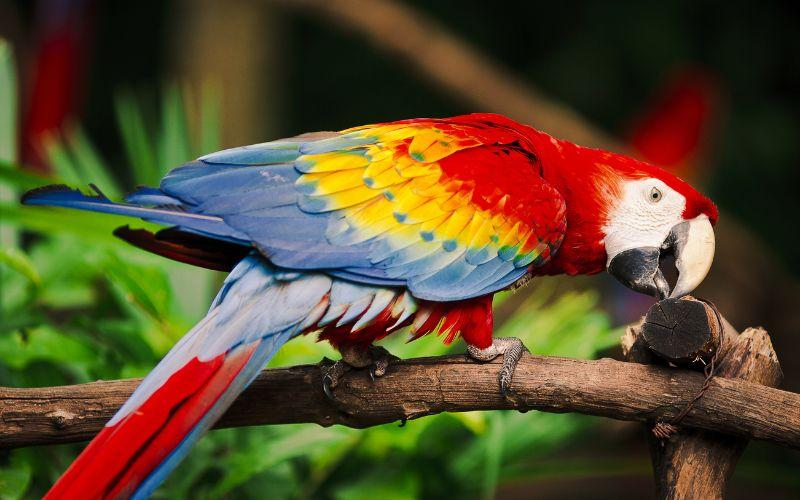
#> input picture 2025-10-05_taller_cv_3d/assets/4/Guacamaya.jpg, 800 x 500 px, found by its file name
$ jupyter execute ejercicio_4_matriz_pixeles.ipynb
#> lines starting #> are read from the running program, lines starting #| are printed output that depends on the picture; after the words box and inside, x2 and y2 are one past the last pixel; in counts of white or black regions, pixels touching at a corner belong together
## Ejercicio 4 — Imagen = Matriz

### Cargar imagen

[cell 1]
import cv2
import numpy as np
import matplotlib.pyplot as plt

# === Paso 1: Cargar imagen ===
img = cv2.imread('/content/Guacamaya.jpg')
#> img is the input picture: shape (500, 800, 3); mean B, G, R 44.9, 74.4, 87.9

# Verificar carga
if img is None:
    print("Error: no se pudo cargar la imagen.")
else:
    # Convertir de BGR (OpenCV) a RGB (matplotlib)
    img_rgb = cv2.cvtColor(img, cv2.COLOR_BGR2RGB)

    plt.imshow(img_rgb)
    plt.title('Imagen original')
    plt.axis('off')
    plt.show()

# === Paso 2: Separar canales RGB ===
b, g, r = cv2.split(img)
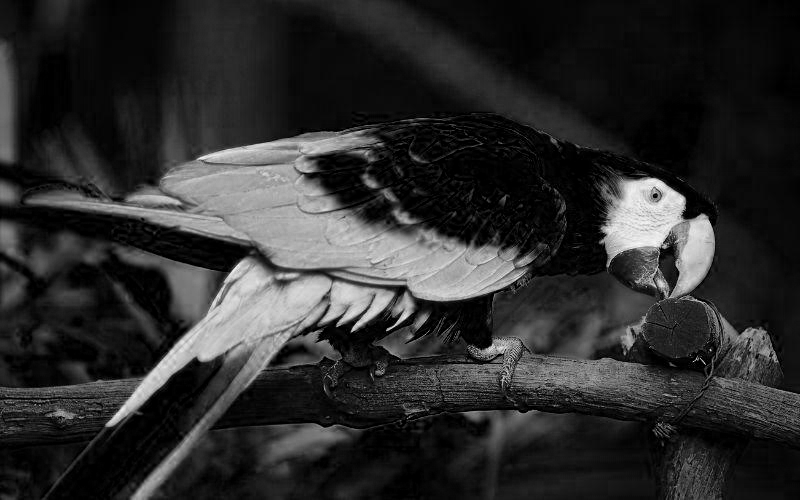
#> b: shape (500, 800); min 0, max 255, mean 44.9
plt.figure(figsize=(12,4))
plt.subplot(1,3,1)
plt.imshow(r, cmap='gray')
plt.title('Canal Rojo (R)')
plt.axis('off')

plt.subplot(1,3,2)
plt.imshow(g, cmap='gray')
plt.title('Canal Verde (G)')
plt.axis('off')

plt.subplot(1,3,3)
plt.imshow(b, cmap='gray')
plt.title('Canal Azul (B)')
plt.axis('off')
plt.show()

# === Paso 3: Convertir a HSV y separar canales ===
hsv = cv2.cvtColor(img, cv2.COLOR_BGR2HSV)
#> hsv: shape (500, 800, 3); mean H, S, V 44.5, 155.1, 103.1
h, s, v = cv2.split(hsv)
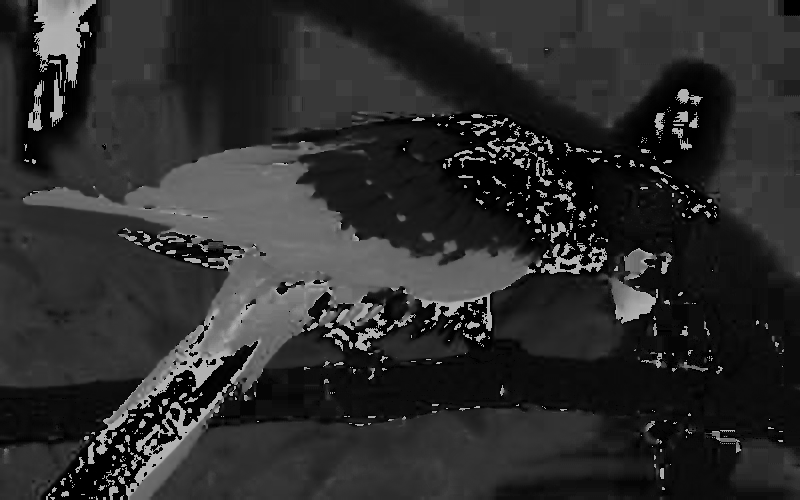
#> h: shape (500, 800); min 0, max 179, mean 44.5
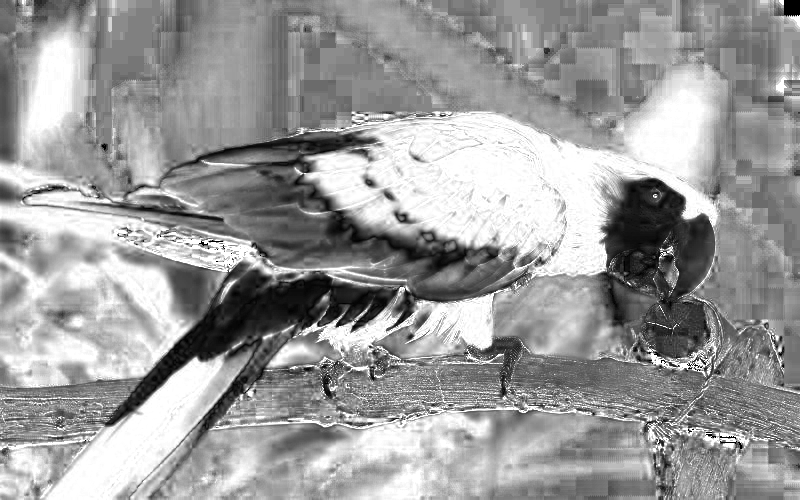
#> s: shape (500, 800); min 0, max 255, mean 155.1
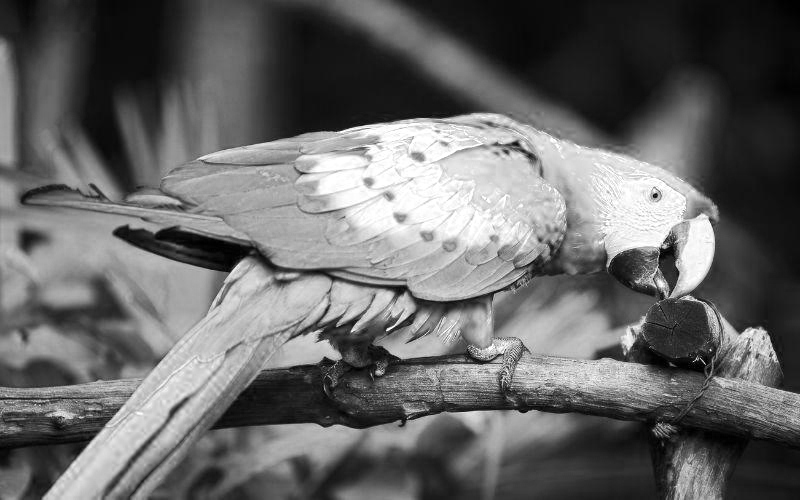
#> v: shape (500, 800); min 0, max 255, mean 103.1

plt.figure(figsize=(12,4))
plt.subplot(1,3,1)
plt.imshow(h, cmap='gray')
plt.title('Canal H (Hue)')
plt.axis('off')

plt.subplot(1,3,2)
plt.imshow(s, cmap='gray')
plt.title('Canal S (Saturación)')
plt.axis('off')

plt.subplot(1,3,3)
plt.imshow(v, cmap='gray')
plt.title('Canal V (Valor)')
plt.axis('off')
plt.show()

### Edición de regiones por slicing

Basicamente es moverla como una matriz

[cell 2]
# Creamos una copia de la imagen original
editada = img.copy()

# Definimos una región (por ejemplo, un cuadrado en el centro)
alto, ancho = editada.shape[:2]
#> alto = 500; ancho = 800
x1, y1 = ancho//4, alto//4
#> x1 = 200; y1 = 125
x2, y2 = x1 + ancho//4, y1 + alto//4
#> x2 = 400; y2 = 250

# Cambiamos el color de esa región a rojo puro
editada[y1:y2, x1:x2] = [0, 0, 255]  # En formato BGR
#> editada: shape (500, 800, 3); 6.25% of pixels changed, all inside (x1, y1, x2, y2) = (200, 125, 400, 250)

# Copiamos esa región y la pegamos en otra zona
region = img[y1:y2, x1:x2]
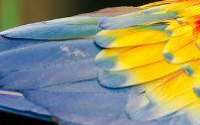
#> region: shape (125, 200, 3); mean B, G, R 111.3, 145.6, 143.9
editada[10:10+(y2-y1), 10:10+(x2-x1)] = region  # Copiar arriba a la izquierda
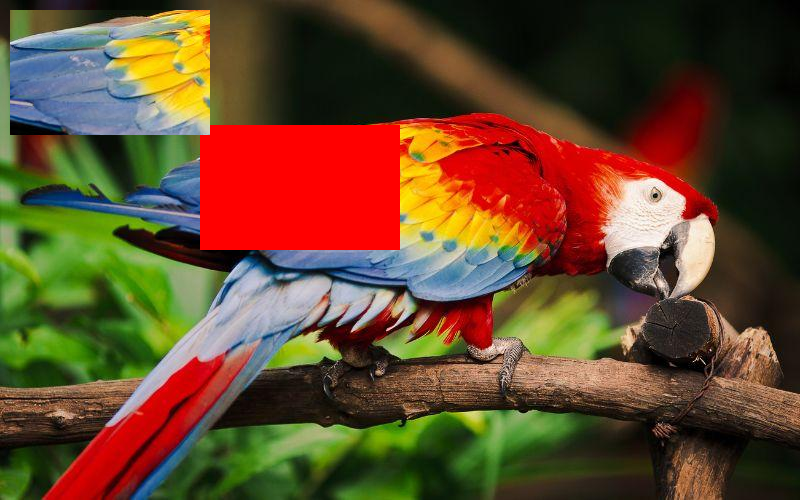
#> editada: shape (500, 800, 3); mean B, G, R 43.8, 72.3, 100.9

# Mostrar comparación antes y después
img_rgb = cv2.cvtColor(img, cv2.COLOR_BGR2RGB)
editada_rgb = cv2.cvtColor(editada, cv2.COLOR_BGR2RGB)

plt.figure(figsize=(10,5))
plt.subplot(1,2,1)
plt.imshow(img_rgb)
plt.title('Original')
plt.axis('off')

plt.subplot(1,2,2)
plt.imshow(editada_rgb)
plt.title('Editada (slicing)')
plt.axis('off')
plt.show()

### Histograma de intensidades

[cell 3]
# Convertir imagen a escala de grises
gris = cv2.cvtColor(img, cv2.COLOR_BGR2GRAY)
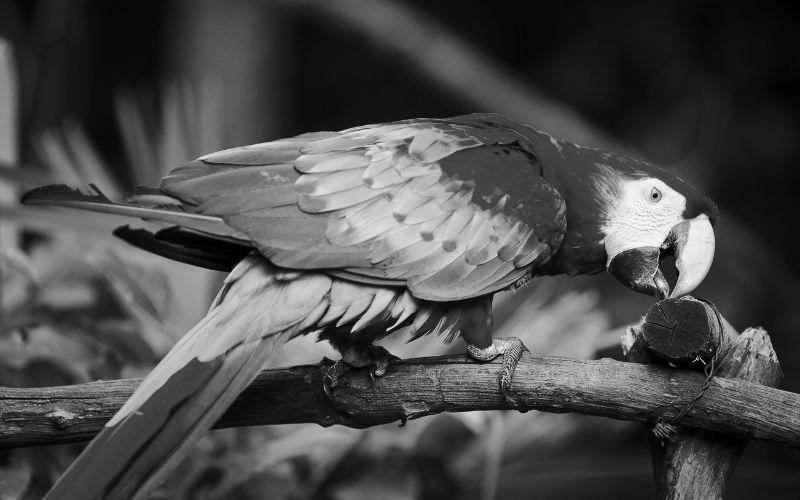
#> gris: shape (500, 800); min 0, max 253, mean 75.1

# Calcular histograma (256 bins, rango de 0 a 256)
hist = cv2.calcHist([gris], [0], None, [256], [0,256])
#> hist = 256 values, max 10058 at index 16, min 0 at index 254, mean 1562.5

# Mostrar histograma
plt.figure(figsize=(10,4))
plt.plot(hist, color='black')
plt.title('Histograma de intensidades (imagen original)')
plt.xlabel('Valor de intensidad')
plt.ylabel('Frecuencia')
plt.grid(True)
plt.show()
#> figure, not shown here; curve peaks at x = 16, y = 10058

El histograma dice que hay mas zonas sombreadas en la imagen

### Brillo y contraste

[cell 4]
# Parámetros
alpha = 1.3  # Contraste (1.0 = sin cambio, >1 = más contraste)
beta = 40    # Brillo (0 = sin cambio, >0 = más brillante)

# Aplicar el ajuste
ajustada = cv2.convertScaleAbs(img, alpha=alpha, beta=beta)
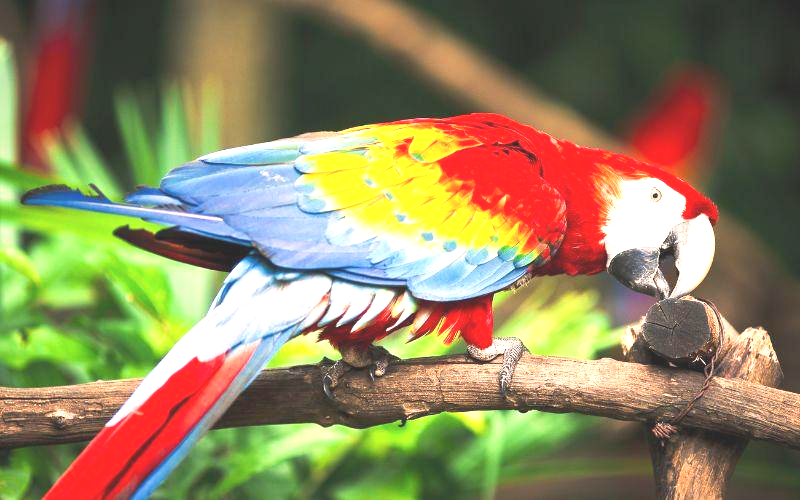
#> ajustada: shape (500, 800, 3); mean B, G, R 96, 132.8, 143.9

# Convertir a RGB para mostrar correctamente
img_rgb = cv2.cvtColor(img, cv2.COLOR_BGR2RGB)
ajustada_rgb = cv2.cvtColor(ajustada, cv2.COLOR_BGR2RGB)

# Mostrar comparación
plt.figure(figsize=(10,5))
plt.subplot(1,2,1)
plt.imshow(img_rgb)
plt.title('Original')
plt.axis('off')

plt.subplot(1,2,2)
plt.imshow(ajustada_rgb)
plt.title(f'Ajuste: Contraste={alpha}, Brillo={beta}')
plt.axis('off')
plt.show()

# Mostrar histogramas comparativos
gris_original = cv2.cvtColor(img, cv2.COLOR_BGR2GRAY)
gris_ajustada = cv2.cvtColor(ajustada, cv2.COLOR_BGR2GRAY)
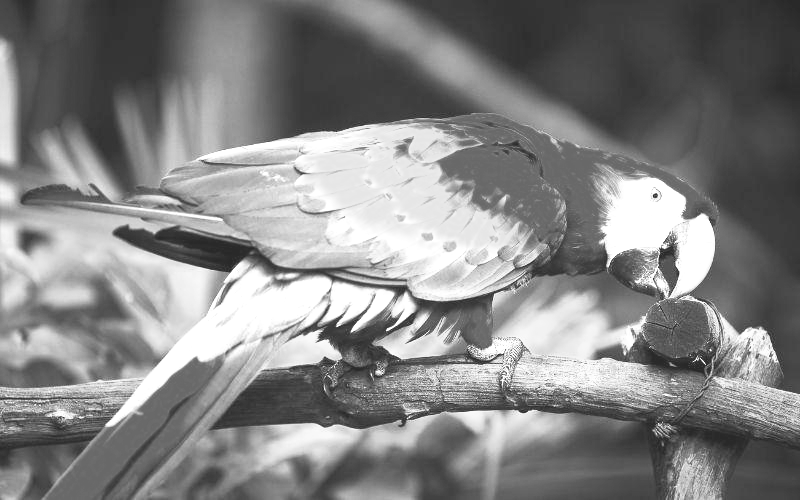
#> gris_ajustada: shape (500, 800); min 40, max 255, mean 131.9

hist_orig = cv2.calcHist([gris_original], [0], None, [256], [0,256])
#> hist_orig has the same summary as hist
hist_adj = cv2.calcHist([gris_ajustada], [0], None, [256], [0,256])
#> hist_adj = 256 values, max 16648 at index 255, min 0 at index 0, mean 1562.5

plt.figure(figsize=(10,4))
plt.plot(hist_orig, color='gray', label='Original')
plt.plot(hist_adj, color='red', label='Ajustada')
plt.title('Comparación de histogramas')
plt.xlabel('Valor de intensidad')
plt.ylabel('Frecuencia')
plt.legend()
plt.grid(True)
plt.show()
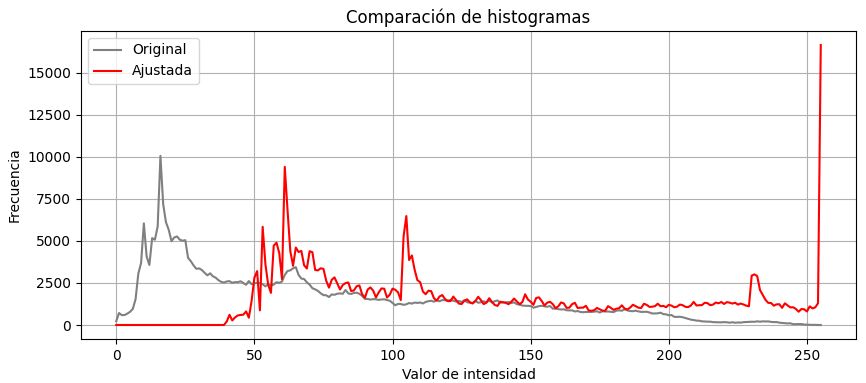
#> figure drawn by matplotlib, 1 panel; curve peaks at x = 16, y = 10058; curve peaks at x = 255, y = 16648
